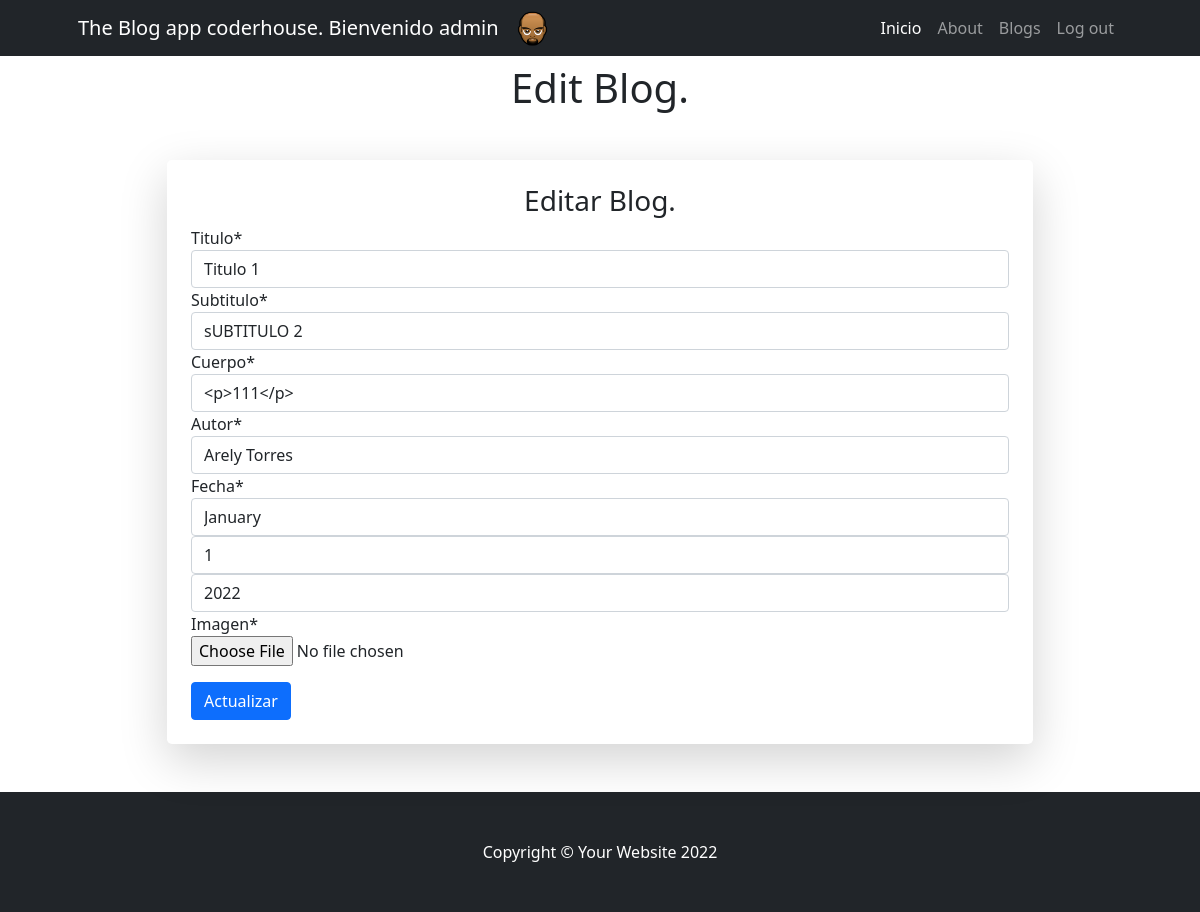
Screenshot of /the_blog/edit_page/2 (signed in) with the database file from the repository.
### the_blog/models.py (models this page shows)
class Page(Model):
    titulo = models.CharField(max_length = 50)
    subtitulo = models.CharField(max_length = 50)
    cuerpo =  RichTextField()
    autor = models.CharField(max_length = 50)
    fecha = models.DateField()
    imagen = models.ImageField()

### the_blog/views.py (the view)
# urls.py: path('edit_page/<id>',      edit_page,      name='edit_page'),
@login_required
def edit_page(request, id):
    current_page = Page.objects.get(id=id)
    print('*****')
    print(current_page)
    print(request.method)
    if request.method == 'POST':
        print('dentro del if')
        form_page = PageForm(request.POST)
        print(f'*****{form_page.is_valid()}*****')
        if form_page.is_valid():
            info = form_page.cleaned_data
            current_page.titulo = info['titulo']
            print(info['titulo'])
            current_page.subtitulo = info['subtitulo']
            print(info['subtitulo'])
            current_page.cuerpo = info['cuerpo']
            print(info['cuerpo'])
            current_page.autor = info['autor']
            print(info['autor'])
            current_page.fecha  = info['fecha']
            print(info['fecha'])
            current_page.imagen = info['imagen']
            current_page.save()
            pages = Page.objects.all()
            return render(request, 'the_blog/pages.html', {'pages': pages})
    else:
        form_page = PageForm(initial={
            'titulo': current_page.titulo,
            'subtitulo': current_page.subtitulo,
            'cuerpo': current_page.cuerpo,
            'autor': current_page.autor,
            'fecha': current_page.fecha,
            'imagen': current_page.imagen.url
        })
        return render(request, 'the_blog/edit_page.html', {'formulario': form_page, 'page': current_page, 'avatar': get_avatar(request)})

### the_blog/forms.py
class PageForm(forms.Form):
    titulo =    forms.CharField(max_length = 50)
    subtitulo = forms.CharField(max_length = 50)
    cuerpo =    forms.CharField(widget = CKEditorWidget())
    autor =     forms.CharField(max_length = 50)
    fecha =     forms.DateField(widget=SelectDateWidget())
    imagen =    forms.ImageField(label="Imagen")

### the_blog/views.py (called while the page is built)
def get_avatar(request):
    avatar_list = Avatar.objects.filter(user=request.user)
    print(avatar_list)
    if len(avatar_list) > 0:
        avatar_image = avatar_list[0].imagen.url
    else:
        avatar_image = '/media/avatares/default_avatar/default.png'
    print(avatar_image)
    return avatar_image

### the_blog/templates/the_blog/edit_page.html (shortened to what this page needs)
{% extends 'the_blog/padre.html' %}
{% load crispy_forms_tags  %}
{% load static %}
{% block titulo %}
<h1 class="mb-5">Edit Blog.</h1>
{% endblock %}
{% block custom_content %}
<div class="container px-5 my-5">
    <div class="row justify-content-center align-self-center">
        <div class="col-lg-10">
            <div class="card border-0 rounded-3 shadow-lg">
                <div class="card-body p-4">
                    <div class="text-center">
                        <div class="h3 fw-light">Editar Blog.</div>
                    </div>
                    <form action="{% url 'edit_page' page.id %}" method="POST" enctype="multipart/form-data"> {% csrf_token %}
                        <table class="table">
                            {{ formulario |crispy }}
                        </table>
                        <div>
                            <input class="btn btn-primary" type="submit" value="Actualizar">
                        </div>
                    </form>
                </div>
            </div>
        </div>
    </div>
</div>
{% endblock %}

### the_blog/templates/the_blog/padre.html (shortened to what this page needs)
<!DOCTYPE html>
<html lang="en">
    <head>
        {% load static %}
        <link href="https://cdn.jsdelivr.net/npm/bootstrap-icons@1.4.1/font/bootstrap-icons.css" rel="stylesheet" />
        <link href="{% static 'the_blog/css/styles.css' %}" rel="stylesheet" />
    </head>
    <body>
        <nav class="navbar navbar-expand-lg navbar-dark bg-dark">
            <div class="container px-lg-5">
                {% if user.is_authenticated %}
                <a class="navbar-brand" href="#!">The Blog app coderhouse. Bienvenido {{user}}</a>
                <img height="35px" src="{{ avatar }}" alt=""/>
                {% else %}
                <a class="navbar-brand" href="#!">The Blog app coderhouse.</a>
                {% endif %}
                <div class="collapse navbar-collapse" id="navbarSupportedContent">
                    <ul class="navbar-nav ms-auto mb-2 mb-lg-0">
                        <li class="nav-item"><a class="nav-link active" aria-current="page" href="{% url 'inicio' %}">Inicio</a></li>
                        <li class="nav-item"><a class="nav-link" href="{% url 'about' %}">About</a></li>
                        <li class="nav-item"><a class="nav-link" href="{% url 'pages' %}">Blogs</a></li>
                        {% if user.is_authenticated %}
                        <li class="nav-item"><a class="nav-link" href="{% url 'logout' %}">Log out</a></li>
                        {% else %}
                        <li class="nav-item"><a class="nav-link" href="{% url 'login' %}">Log in</a></li>
                        <li class="nav-item"><a class="nav-link" href="{% url 'register' %}">Sign up</a></li>
                        {% endif %}
                    </ul>
                </div>
            </div>
        </nav>
        <div class="mb-3 text-center">
            <h1>
                {% block titulo %}
                {% endblock %}
            </h1>
        </div>
        {% block custom_content %}
        {% endblock %}
        <footer class="py-5 bg-dark">
            <div class="container"><p class="m-0 text-center text-white">Copyright &copy; Your Website 2022</p></div>
        </footer>
    </body>
</html>

### rows the page displays
Page: titulo "Titulo 1", subtitulo "sUBTITULO 2", cuerpo "<p>111</p>", autor "Arely Torres"

### other values shown
{{ user }} "admin"
